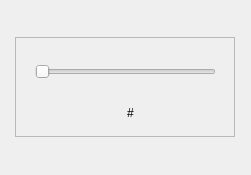
                  <widget class="QWidget" name="sawcsCam_2">
                   <property name="geometry">
                    <rect>
                     <x>0</x>
                     <y>0</y>
                     <width>251</width>
                     <height>175</height>
                    </rect>
                   </property>
                   <layout class="QGridLayout" name="gridLayout_10">
                    <item row="2" column="0">
                     <widget class="QFrame" name="fmCamSample_2">
                      <property name="minimumSize">
                       <size>
                        <width>220</width>
                        <height>100</height>
                       </size>
                      </property>
                      <property name="maximumSize">
                       <size>
                        <width>220</width>
                        <height>100</height>
                       </size>
                      </property>
                      <property name="frameShape">
                       <enum>QFrame::StyledPanel</enum>
                      </property>
                      <property name="frameShadow">
                       <enum>QFrame::Raised</enum>
                      </property>
                      <widget class="QSlider" name="hsCamSample_2">
                       <property name="geometry">
                        <rect>
                         <x>20</x>
                         <y>20</y>
                         <width>181</width>
                         <height>29</height>
                        </rect>
                       </property>
                       <property name="orientation">
                        <enum>Qt::Horizontal</enum>
                       </property>
                      </widget>
                      <widget class="QLabel" name="lbCamSample_2">
                       <property name="geometry">
                        <rect>
                         <x>30</x>
                         <y>60</y>
                         <width>171</width>
                         <height>31</height>
                        </rect>
                       </property>
                       <property name="text">
                        <string>#</string>
                       </property>
                       <property name="alignment">
                        <set>Qt::AlignCenter</set>
                       </property>
                      </widget>
                     </widget>
                    </item>
                   </layout>
                  </widget>
